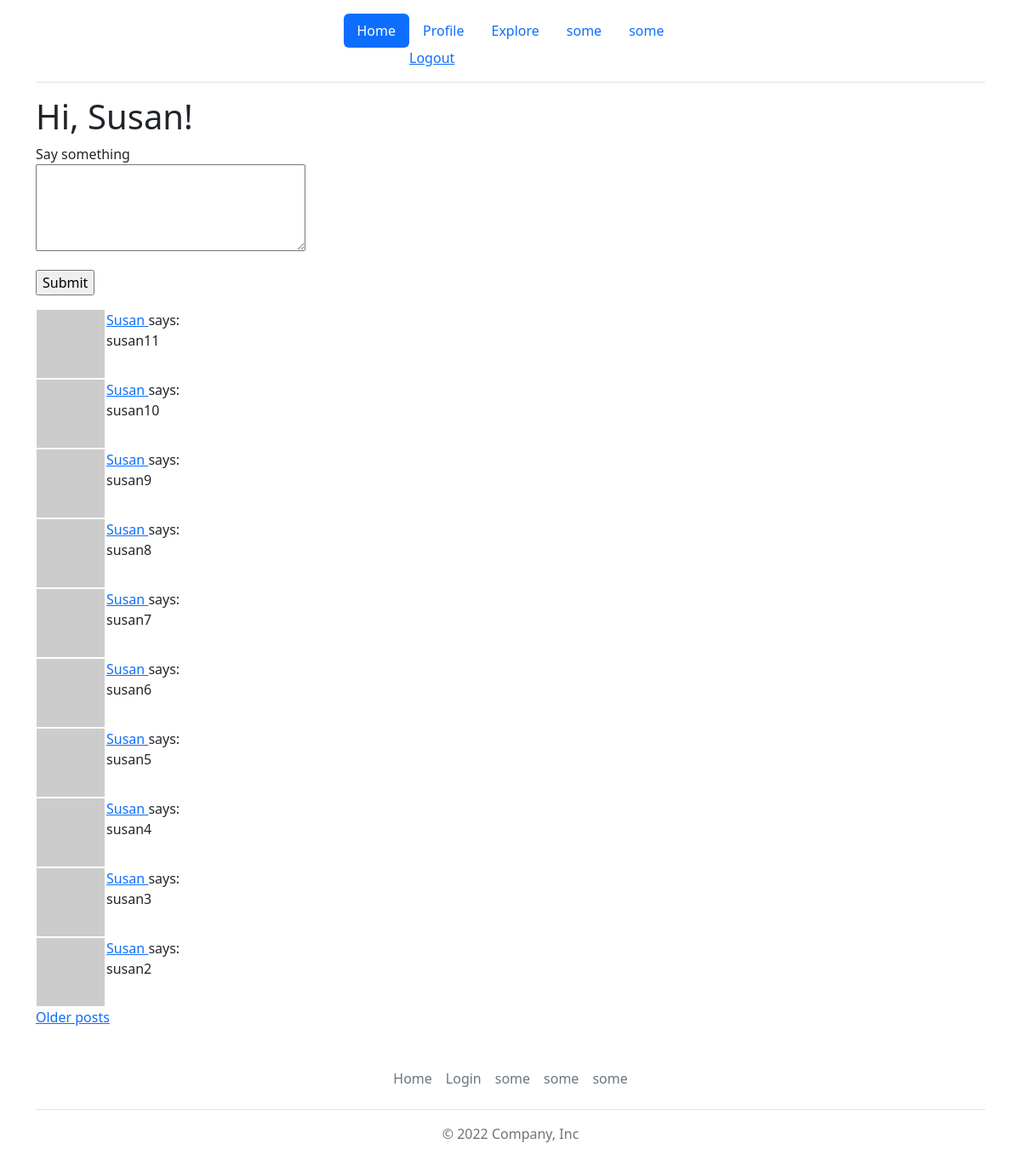
The app's page /index (signed in) with its own data.
### app/models.py (models this page shows, shortened)
class User(UserMixin, db.Model):
    id = db.Column(db.Integer, primary_key=True)
    username = db.Column(db.String(64), index=True, unique=True)
    email = db.Column(db.String(120), index=True, unique=True)
    password_hash = db.Column(db.String(128))
    posts = db.relationship('Post', backref='author', lazy='dynamic')
    about_me = db.Column(db.String(140))
    last_seen = db.Column(db.DateTime, default=datetime.utcnow)
    followed = db.relationship(
        'User', secondary=followers,
        primaryjoin=(followers.c.follower_id == id),
        secondaryjoin=(followers.c.followed_id == id),
        backref=db.backref('followers', lazy='dynamic'), lazy='dynamic')
    def avatar(self, size):
        digest = md5(self.email.lower().encode('utf-8')).hexdigest()
        return 'https://www.gravatar.com/avatar/{}?id=identicon&s={}'.format(digest, size)
    def followed_posts(self):
        followed = Post.query.join(
            followers, (followers.c.followed_id == Post.user_id)).filter(
                followers.c.follower_id == self.id)
        own = Post.query.filter_by(user_id=self.id)
        return followed.union(own).order_by(Post.timestamp.desc())

class Post(db.Model):
    id = db.Column(db.Integer, primary_key=True)
    body = db.Column(db.String(140))
    timestamp = db.Column(db.DateTime, index=True, default=datetime.utcnow)
    user_id = db.Column(db.Integer, db.ForeignKey('user.id'))

### app/routes.py (the view)
@app.route('/', methods=['GET', 'POST'])
@app.route('/index', methods=['GET', 'POST'])
@login_required
def index():
    form = PostForm()
    if form.validate_on_submit():
        post = Post(body=form.post.data, author=current_user)
        db.session.add(post)
        db.session.commit()
        flash('Your post is now live!')
        return redirect(url_for('index'))
    page = request.args.get('page', 1, type=int)
    posts = current_user.followed_posts().paginate(
        page=page, per_page=app.config['POSTS_PER_PAGE'], error_out=False)
    next_url = url_for('index', page=posts.next_num) \
        if posts.has_next else None
    prev_url = url_for('index', page=posts.prev_num) \
        if posts.has_prev else None
    return render_template('index.html', title='Home', form=form,
                           posts=posts.items, next_url=next_url,
                           prev_url=prev_url)

### app/forms.py
class PostForm (FlaskForm):
    post = TextAreaField('Say something', validators=[DataRequired(), Length(min=1, max=140)])
    submit = SubmitField('Submit')

### app/models.py (called while the page is built)
@login.user_loader
def load_user(id):
    return User.query.get(int(id))

### app/routes.py (called while the page is built)
@app.before_request
def before_request():
    if current_user.is_authenticated:
        current_user.last_seen = datetime.utcnow()
        db.session.commit()

### app/templates/index.html (shortened to what this page needs)
{% extends "base.html" %}
{% block content %}
    <h1>Hi, {{ current_user.username }}!</h1>
    {% if form %}
    <form action="" method="post">
        <p>
            {{ form.post.label }}
            <br>
            {{ form.post(cols=32, rows=4) }}
            <br>
        </p>
        <p>
            {{ form.submit() }}
        </p>
    </form>
    {% endif %}
    {% for post in posts %}
        {% include '_post.html' %}
    {% endfor %}
    {% if next_url %}
    <a href="{{ next_url }}">Older posts</a>
    {% endif %}
{% endblock %}

### app/templates/base.html (shortened to what this page needs)
<!DOCTYPE html>
<html lang="en">
<head>
    <link rel="stylesheet" href="https://cdn.jsdelivr.net/npm/bootstrap@5.2.3/dist/css/bootstrap.min.css">
</head>
<body>
    <div class="container">
        <header class="d-flex justify-content-center border-bottom py-3 pb-3 mb-3">
            <ul class="nav nav-pills">
                <li class="nav-item">
                    <a href="{{ url_for('index') }}" class="nav-link active" aria-current="page">Home</a>
                </li>
                <li class="nav-item">
                    {% if current_user.is_anonymous %}
                    <a href="{{ url_for('login') }}" class="nav-link">Login</a>
                    {% else %}
                    <a href="{{ url_for('user', username=current_user.username) }}" class="nav-link">Profile</a>
                    <a href="{{ url_for('logout') }}">Logout</a>
                    {% endif %}
                </li>
                <li class="nav-item">
                    <a href="{{ url_for('explore') }}" class="nav-link">Explore</a>
                </li>
                <li class="nav-item">
                    <a href="#" class="nav-link">some</a>
                </li>
                <li class="nav-item">
                    <a href="#" class="nav-link">some</a>
                </li>
            </ul>
        </header>
        <main>
            {% block content%}{% endblock %}
        </main>
        <footer class="py-3 my-4">
            <ul class="nav justify-content-center border-bottom pb-3 mb-3">
            <li class="nav-item"><a href="{{ url_for('index') }}" class="nav-link px-2 text-muted">Home</a></li>
            <li class="nav-item"><a href="{{ url_for('login') }}" class="nav-link px-2 text-muted">Login</a></li>
            <li class="nav-item"><a href="#" class="nav-link px-2 text-muted">some</a></li>
            <li class="nav-item"><a href="#" class="nav-link px-2 text-muted">some</a></li>
            <li class="nav-item"><a href="#" class="nav-link px-2 text-muted">some</a></li>
            </ul>
            <p class="text-center text-muted">© 2022 Company, Inc</p>
        </footer>
    </div>
</body>
</html>

### app/templates/_post.html
<table>
    <tr valign="top">
        <td><img src="{{ post.author.avatar(36) }}"></td>
        <td>
            <a href="{{ url_for('user', username=post.author.username) }}">
                {{ post.author.username }}
            </a>
            says:<br>{{ post.body }}
        </td>
    </tr>
</table>

### records on screen
User: username "Susan"
Post: author.username "Susan", body "susan11"
Post: author.username "Susan", body "susan10"
Post: author.username "Susan", body "susan9"
Post: author.username "Susan", body "susan8"
Post: author.username "Susan", body "susan7"
Post: author.username "Susan", body "susan6"
Post: author.username "Susan", body "susan5"
Post: author.username "Susan", body "susan4"
Post: author.username "Susan", body "susan3"
Post: author.username "Susan", body "susan2"
